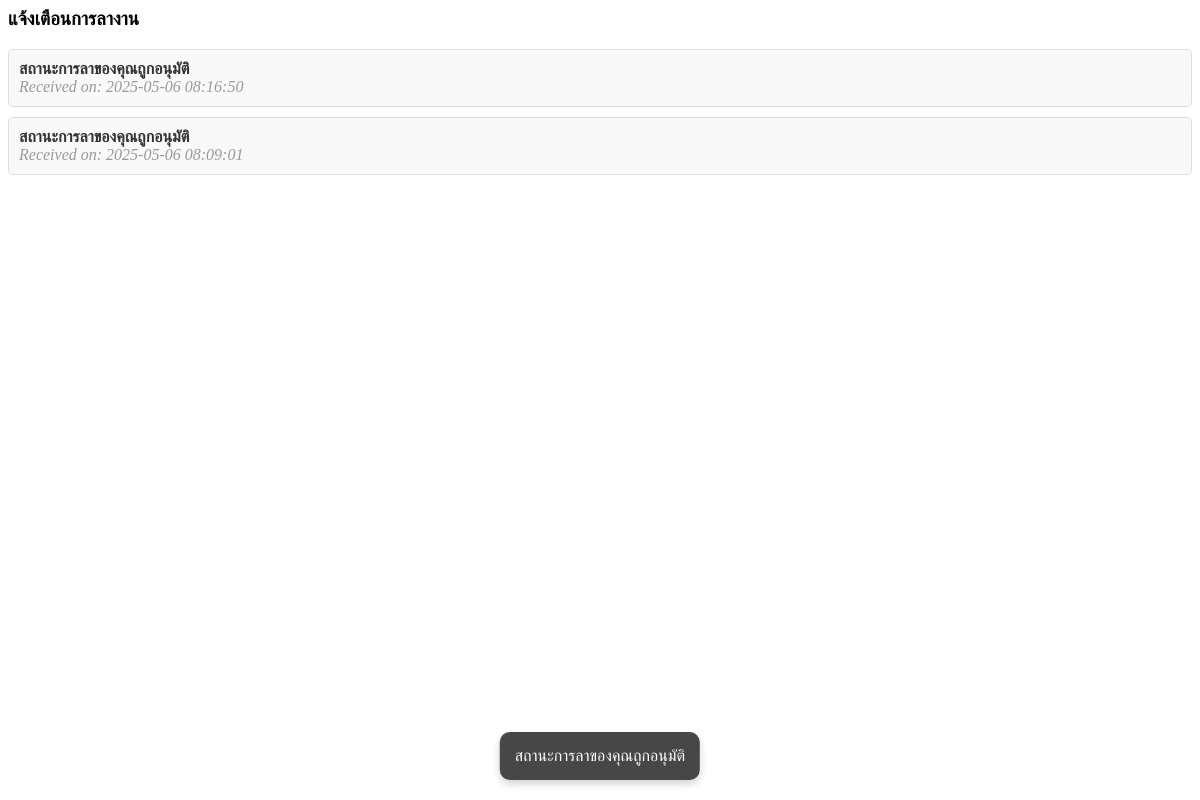
The page /usernotify.php (signed in) on the database its author committed.
### tables this page shows
CREATE TABLE `notifications` (
  `id` int(11) NOT NULL,
  `user_id` int(11) NOT NULL,
  `message` text NOT NULL,
  `is_read` tinyint(1) DEFAULT 0,
  `created_at` timestamp NOT NULL DEFAULT current_timestamp(),
  `type` enum('user_to_admin','admin_to_user') NOT NULL
);

### usernotify.php (the view, shortened to what this page needs)
<?php
include 'db.php';
$user_id = $_SESSION['user_id'];
$stmt = $conn->prepare("SELECT message, created_at FROM notifications WHERE user_id = ? ORDER BY created_at DESC");
$stmt->bind_param("i", $user_id);
$stmt->execute();
$stmt->bind_result($message, $created_at);
echo "<h3>แจ้งเตือนการลางาน</h3>";
if ($stmt->fetch()) {
    do {
        echo "<div class='notification'>";
        echo "<p><strong>$message</strong></p>";
        echo "<p><em>Received on: " . date('Y-m-d H:i:s', strtotime($created_at)) . "</em></p>";
        echo "</div>";
    } while ($stmt->fetch());
} else {
    echo "<p>No notifications at the moment.</p>";
}
?>
  <link href="notify.css" rel="stylesheet">
<div id="toast" class="toast"></div>

### notify.css (style rules this page uses)
.toast { position: fixed; bottom: 20px; left: 50%; transform: translateX(-50%); background-color: #333; color: white; padding: 15px; border-radius: 10px; font-size: 16px; box-shadow: 0 4px 8px rgba(0, 0, 0, 0.2); display: none; z-index: 1000; opacity: 0.9; transition: opacity 0.5s; }
.notification { background-color: #f9f9f9; border: 1px solid #ddd; padding: 10px; margin: 10px 0; border-radius: 5px; }
.notification p { margin: 0; }
.notification strong { color: #333; }
.notification em { color: #999; }

### rows shown on the page
notifications: message "สถานะการลาของคุณถูกอนุมัติ", created_at "2025-05-06 08:16:50"
notifications: message "สถานะการลาของคุณถูกอนุมัติ", created_at "2025-05-06 08:09:01"
